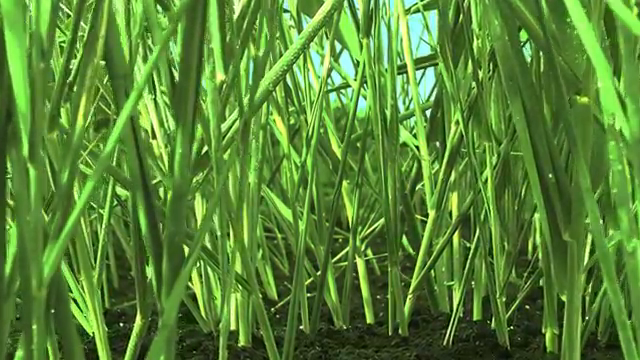
#> input picture frame 90 of Video Summary using ORB(Sift)/input.mp4, 640 x 360 px
$ jupyter execute IIT2018178.ipynb
#> lines starting #> are read from the running program, lines starting #| are printed output that depends on the picture
[cell 1]
"""Importing libraries"""
import cv2
import numpy as np

[cell 2]
"""Importing the video"""
capture = cv2.VideoCapture('input.mp4')

"""Images array store the frame nos"""
images = np.asarray([])
ret, frame = capture.read()
#> frame is the input picture: shape (360, 640, 3); mean B, G, R 52.1, 132.8, 87.3
cap,cap2 = 0,0
start = np.asarray((500,32))

"""Looping through all the frames to find the unique ones,
we have used ORB a modified sift method for detection of keypoints in a particular frame
and compared those to the other frames keypoints to discover the unique frames."""
while(ret):
    frame = cv2.cvtColor(frame,cv2.COLOR_BGR2GRAY)
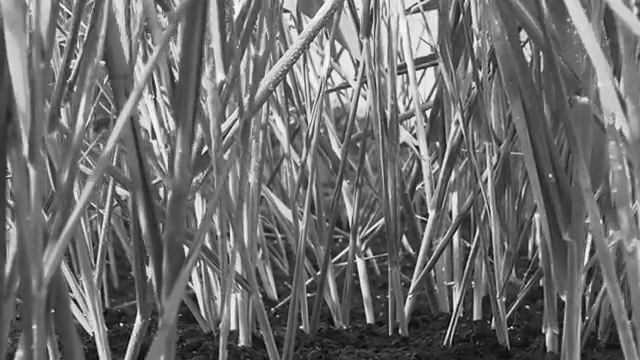
#> frame: shape (360, 640); min 1, max 254, mean 110

    orb = cv2.ORB_create()
    kp = orb.detect(frame,None)
#> kp = 500 keypoints; strongest (x, y, size): (425, 222, 31), (121, 324, 31), (426, 112, 37.2), (426, 216, 37.2)
    kp, des = orb.compute(frame,kp)

    if des is None:
        ret, frame = capture.read()
        if cap2 == 0:
            images = np.append(images,cap2)
        if start is not None:
            images = np.append(images,cap2)
            start = None
        cap2 += 1
        continue

    if cap == 0 :
        start = des
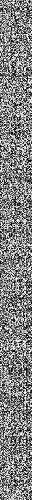
#> start: shape (500, 32); min 0, max 255, mean 129.5
        images = np.append(images,cap2)
    elif start.shape != des.shape :
        s = 0
        for i in range(min(start.shape[0],des.shape[0])):
            s += np.sum(np.equal(start[i],des[i]))
        if s < 150:
            start = des
            images = np.append(images,cap2)
    else:
        s = np.sum(np.equal(start,des))
        if s < 90:
            start = des
            images = np.append(images,cap2)

    ret, frame = capture.read()
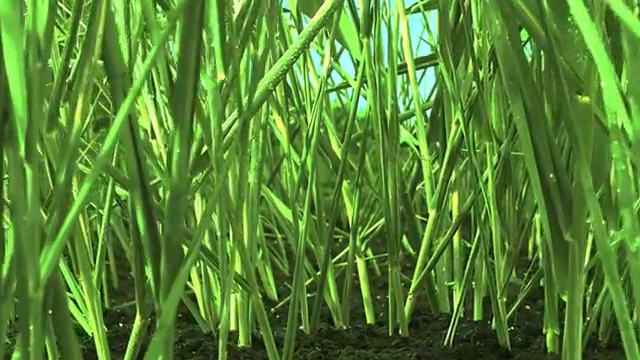
#> input picture frame 91 of Video Summary using ORB(Sift)/input.mp4, 640 x 360 px
#> frame is the input picture: shape (360, 640, 3); mean B, G, R 52.1, 132.9, 87.3
    cap += 1
    cap2 += 1

$ run again, starting later in the video
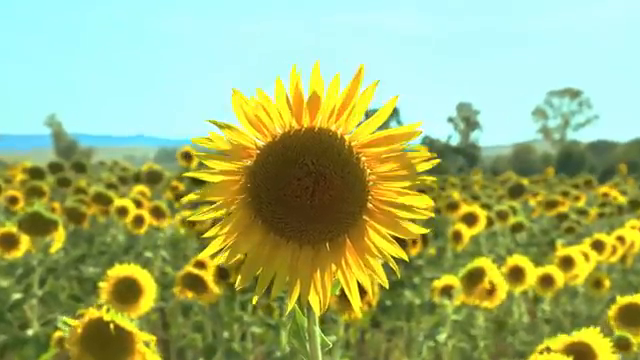
#> input picture frame 408 of Video Summary using ORB(Sift)/input.mp4, 640 x 360 px
#> frame is the input picture: shape (360, 640, 3); mean B, G, R 116.1, 178.9, 159.1
#> `frame = cv2.cvtColor(frame,cv2.COLOR_BGR2GRAY)`:
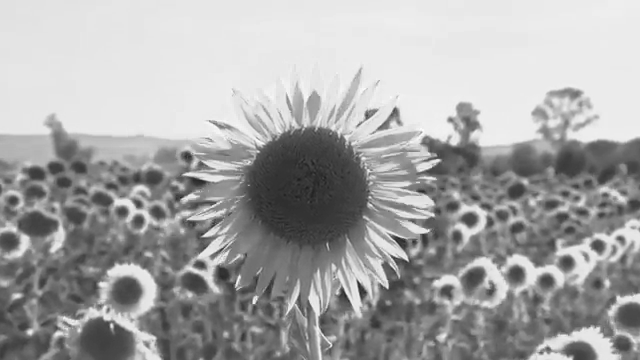
#> frame: shape (360, 640); min 31, max 251, mean 165.8
#> kp = 500 keypoints; strongest (x, y, size): (472, 218, 92.6), (387, 287, 31), (469, 219, 111.1), (407, 259, 31)
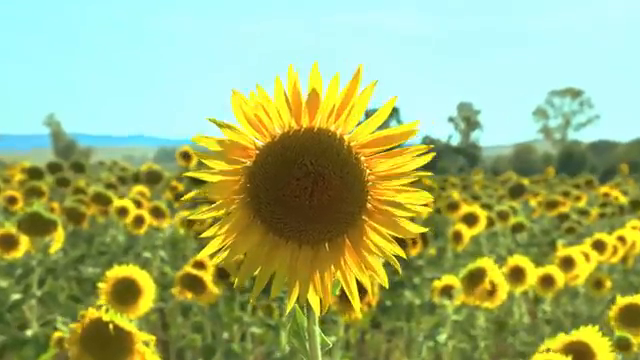
#> input picture frame 409 of Video Summary using ORB(Sift)/input.mp4, 640 x 360 px
#> frame is the input picture: shape (360, 640, 3); mean B, G, R 116, 178.6, 158.7

$ run again, starting later in the video
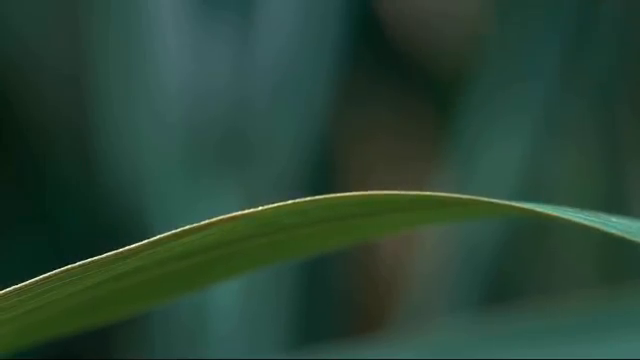
#> input picture frame 725 of Video Summary using ORB(Sift)/input.mp4, 640 x 360 px
#> frame is the input picture: shape (360, 640, 3); mean B, G, R 52.7, 68.6, 40.5
#> `frame = cv2.cvtColor(frame,cv2.COLOR_BGR2GRAY)`:
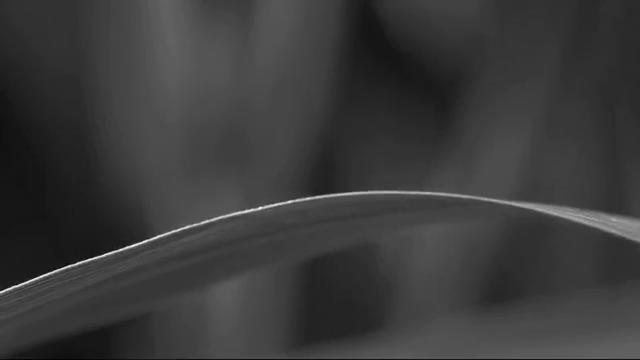
#> frame: shape (360, 640); min 4, max 252, mean 58.4
#> kp = 125 keypoints; strongest (x, y, size): (260, 207, 31), (204, 219, 111.1), (203, 221, 92.6), (257, 207, 31)
#> `start = des`:
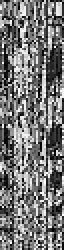
#> start: shape (125, 32) (shown 2 times larger); min 0, max 255, mean 118.6
